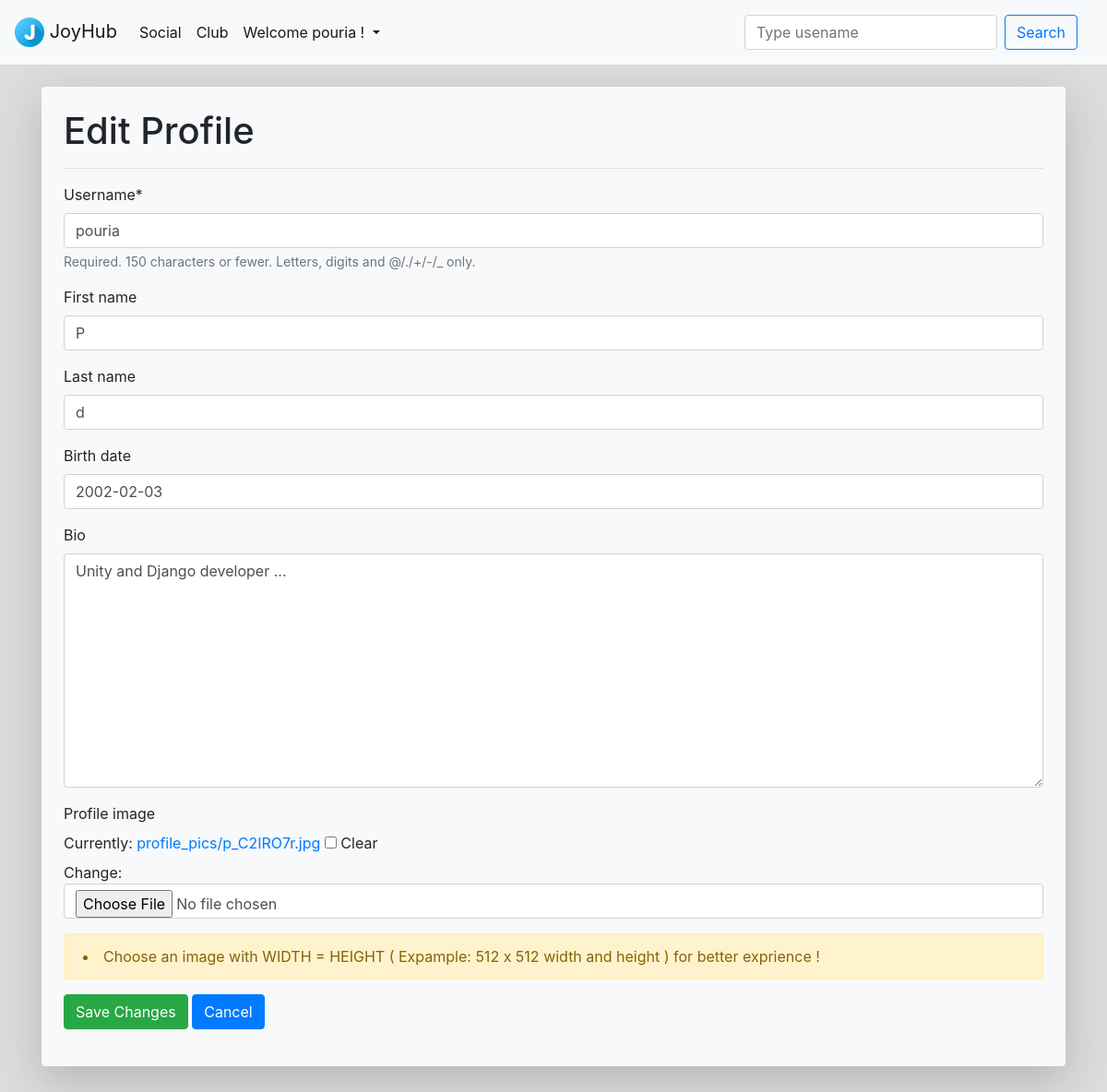
Before: /members/edit_profile/ (signed in) with the older database file.
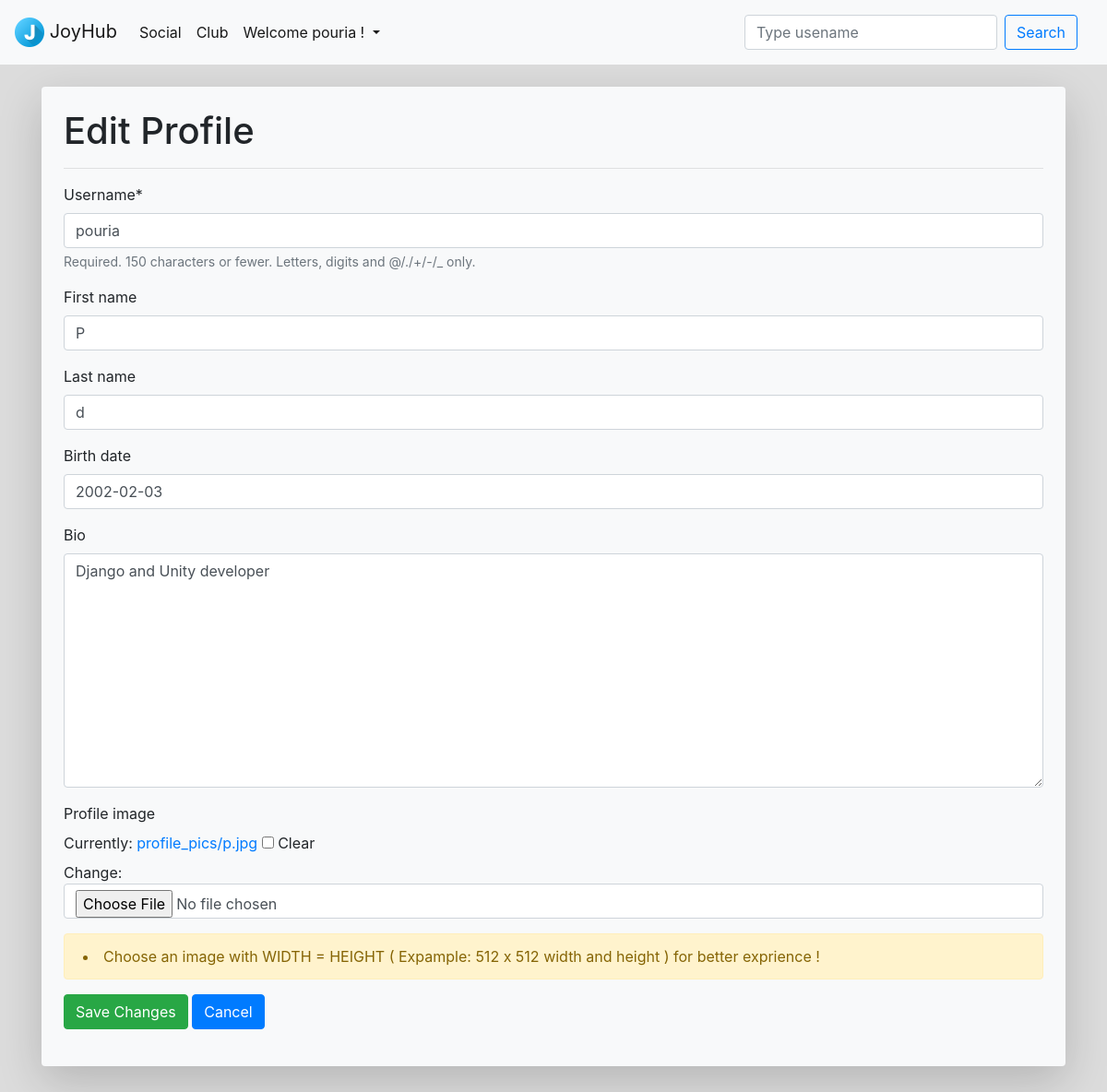
After: the same page with the newer database file.
### members/models.py (models this page shows, shortened)
class UserProfile(models.Model):
    user = models.OneToOneField(User, on_delete=models.CASCADE)
    profile_image = models.ImageField(default='default.png', upload_to='profile_pics', null=True, blank=True)
    bio = models.TextField(max_length=150, null=True, blank=True)
    birth_date = models.DateField(max_length=8, null=True, blank=True)
    last_update = models.DateTimeField(auto_now=True, null=True, blank=True)
    created_at = models.DateTimeField(auto_now_add=True, null=True, blank=True)
    class Meta:
        ordering = ['id']

### members/views.py (the view, shortened to what this page needs)
# urls.py: path('edit_profile/', ProfileUpdateView.as_view(), name='edit_profile'),  # Edit users profile
class ProfileUpdateView(LoginRequiredMixin, TemplateView):
    user_form = UserForm
    profile_form = ProfileForm
    template_name = 'members/edit_profile.html'
    success_url = reverse_lazy('profile')
    def post(self, request):
        post_data = request.POST or None
        file_data = request.FILES or None
        user_form = UserForm(post_data, instance=request.user)
        profile_form = ProfileForm(post_data, file_data, instance=request.user.userprofile)
        if user_form.is_valid() and profile_form.is_valid():
            user_form.save()
            profile_form.save()
            messages.success(request, "Your Profile Was Updated Successfully !")
            return redirect(reverse_lazy('profile'))
        context = self.get_context_data(user_form=user_form, profile_form=profile_form)
        return self.render_to_response(context)
    def get(self, request, *args, **kwargs):
        return self.post(request, *args, **kwargs)

### members/forms.py
class UserForm(forms.ModelForm):
    class Meta:
        model = User
        fields = ('username', 'first_name', 'last_name')
    def __init__(self, *args, **kwargs):
        super(UserForm, self).__init__(*args, **kwargs)
        self.fields['first_name'].widget.attrs['class'] = 'form-control'
        self.fields['first_name'].widget.attrs['placeholder'] = 'first name'
        self.fields['last_name'].widget.attrs['class'] = 'form-control'
        self.fields['last_name'].widget.attrs['placeholder'] = 'last name'

class ProfileForm(forms.ModelForm):
    class Meta:
        model = UserProfile
        fields = ['birth_date', 'bio', 'profile_image']
    def __init__(self, *args, **kwargs):
        super(ProfileForm, self).__init__(*args, **kwargs)
        self.fields['birth_date'].widget.attrs['class'] = 'form-control'
        self.fields['birth_date'].widget.attrs['placeholder'] = 'Birth date, Example : (2002-02-03)'
        self.fields['bio'].widget.attrs['class'] = 'form-control'
        self.fields['bio'].widget.attrs['placeholder'] = 'Tell to the world who you really are !'
        self.fields['profile_image'].widget.attrs['class'] = 'form-control'

### members/templates/members/edit_profile.html (shortened to what this page needs)
{% extends 'home/base.html' %}
{% load crispy_forms_tags %}
{% load static %}
{% block content %}
    <body>
        <div class="shadow-lg p-4 mb-5 bg-light rounded">
            <h1>Edit Profile</h1>
            <hr>
            <div class="form-group">
                <form method="POST" enctype="multipart/form-data">
                    {{ user_form | crispy }}
                    {{ profile_form | crispy }}
                    <div class="alert alert-warning">
                        <li>Choose an image with WIDTH = HEIGHT ( Expample: 512 x 512 width and height ) for better exprience !</li>
                    </div>
                    <button class="btn btn-success" id="SaveChanges">Save Changes</button>
                    <a class="btn btn-primary" href="{% url 'profile' %}" role="button">Cancel</a>
                </form>
            </div>
        </div>
    </body>
{% endblock %}

Changed rows visible on the page:
changed UserProfile: bio "Unity and Django developer ..." → "Django and Unity developer"
Other visible differences:
text no longer shown: "Birth date Bio Profile image Currently: profile_pics/p_C2IRO7r.jpg Clear Change:"
text now shown: "Birth date Bio Profile image Currently: profile_pics/p.jpg Clear Change:"
